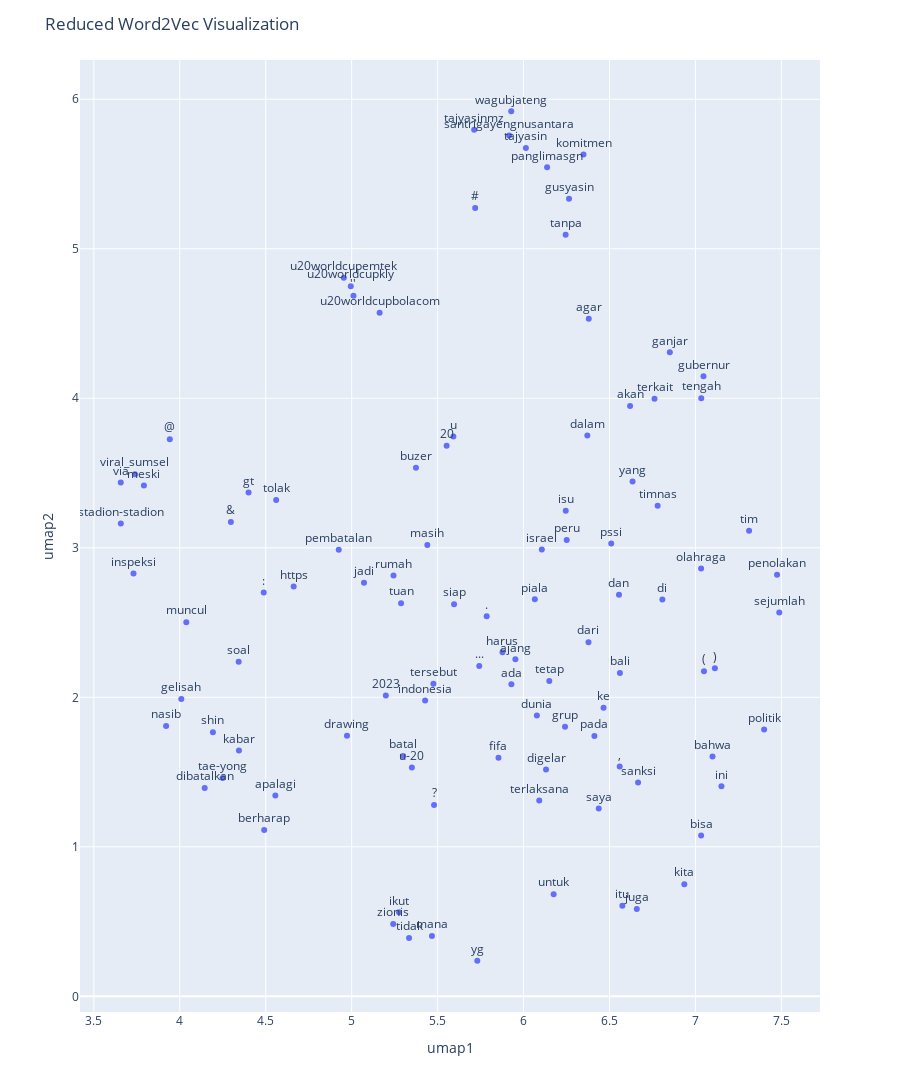

Source (notebook cell):
### Code cell
fig = px.scatter(df, x="umap1" , y="umap2", text="text")
fig.update_traces(textposition='top center')
fig.update_layout(
    height=8000,
    title_text='Reduced Word2Vec Visualization'
)
fig.show()

### Figure 1 — Plotly figure (JSON) as saved in the notebook; plotly's stock layout.template omitted (floating-point values rounded to 4 significant figures)
{"data": [{"hovertemplate": "umap1=%{x}<br>umap2=%{y}<br>text=%{text}<extra></extra>", "legendgroup": "", "marker": {"color": "#636efa", "symbol": "circle"}, "mode": "markers+text", "name": "", "orientation": "v", "showlegend": false, "text": ["dunia", "piala", "u-20", "#", ",", ":", "https", "indonesia", "di", ".", "israel", "2023", "fifa", "@", "drawing", "batal", "yang", "dan", "rumah", "tetap", "tuan", "bali", "timnas", "yg", "dalam", "bisa", "kita", "pssi", "ke", "shin", "tidak", "untuk", "dari", "pada", "?", "tae-yong", "digelar", "ini", "(", ")", "pembatalan", "jadi", "inspeksi", "tersebut", "grup", "penolakan", "siap", "...", "harus", "ada", "tolak", "panglimasgn", "''", "wagubjateng", "tajyasin", "santrigayengnusantara", "gusyasin", "terkait", "tanpa", "juga", "u20worldcupbolacom", "u20worldcupkly", "meski", "agar", "u20worldcupemtek", "dibatalkan", "berharap", "via", "itu", "ikut", "gubernur", "soal", "isu", "tengah", "peru", "kabar", "buzer", "ganjar", "apalagi", "ajang", "muncul", "akan", "stadion-stadion", "politik", "viral_sumsel", "tajyasinmz", "u", "&", "komitmen", "zionis", "mana", "olahraga", "masih", "tim", "sejumlah", "nasib", "gelisah", "saya", "bahwa", "sanksi", "gt", "20", "terlaksana"], "textposition": "top center", "type": "scatter", "x": [6.077, 6.066, 5.35, 5.718, 6.559, 4.488, 4.663, 5.427, 6.808, 5.785, 6.106, 5.199, 5.854, 3.942, 4.973, 5.298, 6.634, 6.555, 5.243, 6.15, 5.287, 6.561, 6.78, 5.731, 6.371, 7.033, 6.935, 6.51, 6.465, 4.193, 5.334, 6.175, 6.378, 6.412, 5.479, 4.249, 6.131, 7.151, 7.05, 7.113, 4.925, 5.072, 3.731, 5.476, 6.241, 7.475, 5.596, 5.742, 5.877, 5.929, 4.561, 6.137, 5.011, 5.928, 6.014, 5.916, 6.265, 6.762, 6.245, 6.659, 5.163, 4.995, 3.791, 6.379, 4.954, 4.145, 4.491, 3.656, 6.575, 5.275, 7.047, 4.343, 6.245, 7.034, 6.251, 4.344, 5.374, 6.851, 4.556, 5.953, 4.038, 6.62, 3.657, 7.4, 3.739, 5.713, 5.592, 4.297, 6.349, 5.242, 5.467, 7.033, 5.44, 7.312, 7.488, 3.92, 4.009, 6.437, 7.099, 6.666, 4.4, 5.552, 6.091], "xaxis": "x", "y": [1.878, 2.655, 1.53, 5.272, 1.537, 2.701, 2.741, 1.979, 2.655, 2.542, 2.988, 2.013, 1.596, 3.726, 1.742, 1.608, 3.443, 2.686, 2.815, 2.109, 2.63, 2.163, 3.282, 0.2386, 3.751, 1.075, 0.7501, 3.029, 1.929, 1.766, 0.3902, 0.6829, 2.369, 1.741, 1.279, 1.46, 1.516, 1.405, 2.175, 2.194, 2.987, 2.767, 2.827, 2.091, 1.803, 2.819, 2.623, 2.21, 2.301, 2.087, 3.32, 5.545, 4.686, 5.919, 5.674, 5.758, 5.335, 3.997, 5.094, 0.5838, 4.572, 4.749, 3.417, 4.532, 4.806, 1.393, 1.113, 3.436, 0.6057, 0.5617, 4.147, 2.238, 3.247, 4.001, 3.052, 1.644, 3.536, 4.308, 1.343, 2.254, 2.502, 3.949, 3.162, 1.785, 3.492, 5.795, 3.744, 3.172, 5.631, 0.4843, 0.4033, 2.862, 3.018, 3.114, 2.568, 1.808, 1.989, 1.256, 1.603, 1.431, 3.369, 3.683, 1.31], "yaxis": "y"}], "layout": {"height": 8000, "legend": {"tracegroupgap": 0}, "margin": {"t": 60}, "title": {"text": "Reduced Word2Vec Visualization"}, "xaxis": {"anchor": "y", "domain": [0, 1], "title": {"text": "umap1"}}, "yaxis": {"anchor": "x", "domain": [0, 1], "title": {"text": "umap2"}}}}
